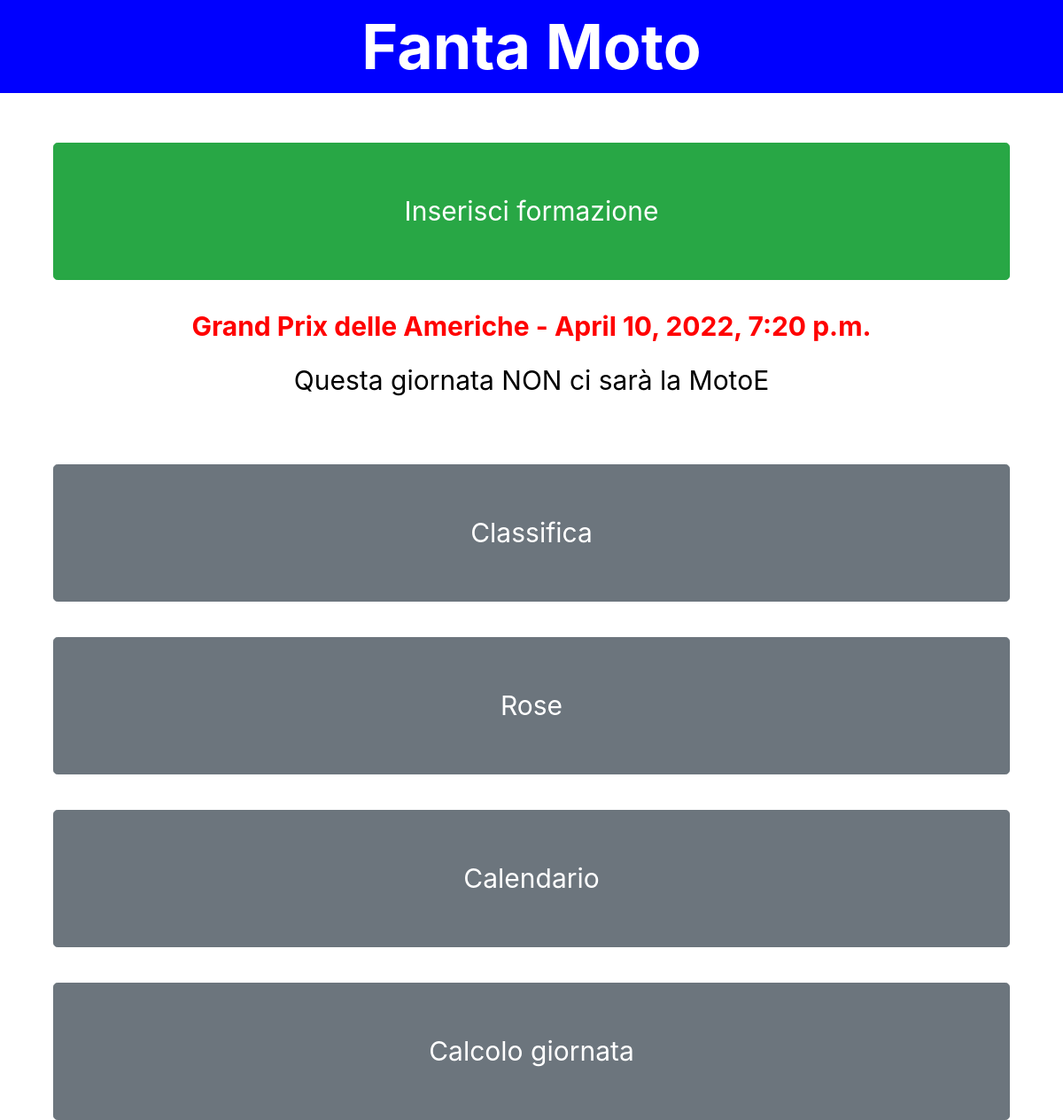
The app's page /fantamoto/home (signed in), older data.
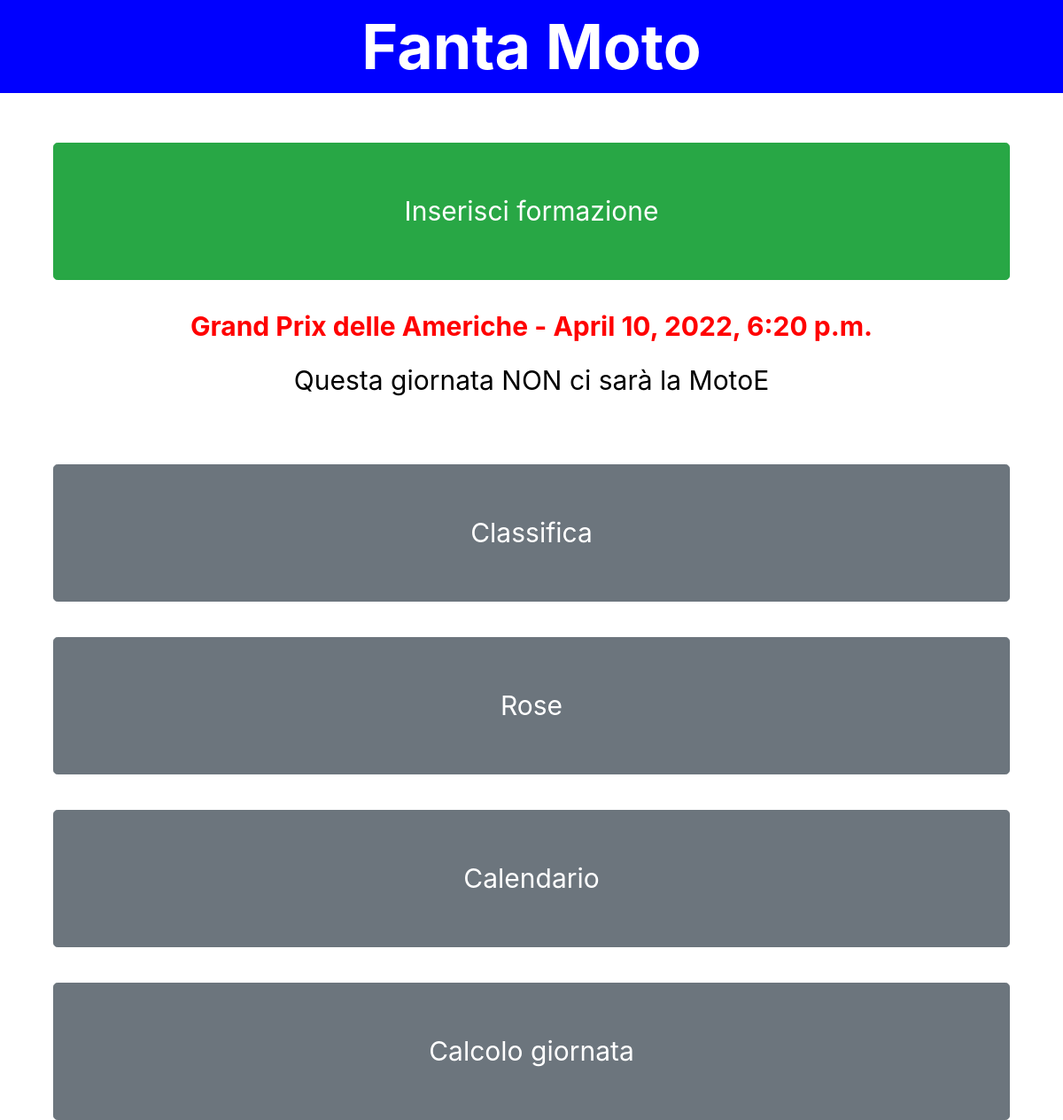
The same page, newer data.
### fantamotori/models.py (models this page shows)
class Moto_giornata(models.Model):
    data = models.DateTimeField()
    motoe = models.BooleanField(default=False)
    posto = models.TextField(default="a")

### fantamotori/views.py (the view)
# urls.py: path("fantamoto/home", views.moto_home, name="fantamoto/home"),
@login_required
def moto_home(request):
    now = timezone.localtime()
    alldates = Moto_giornata.objects.values_list('data', flat=True)
    alldates = list(alldates)
    for date in alldates:
        date = timezone.localtime(date)
        if date > now:
            nextdate = date
            break
    nextgara = Moto_giornata.objects.get(data=nextdate)
    return render(request, "fantamoto/home.html", {
        "nextgara": nextgara
    })

### fantamotori/templates/fantamoto/home.html (shortened to what this page needs)
{% extends "layout.html" %}
{% block body %}
<div style="background-color: blue;">
  <p class="titoloscelta toppagina">Fanta Moto</p>
</div>
<div class="imppagina">
  <a href="scelta_formazione" class="btn btn-success btn-lg" style="width: 100%; margin-top: 5vh;">Inserisci formazione</a>
  <p style="margin-top: 30px; color:red; text-align: center;"><b>{{ nextgara.posto }} - {{ nextgara.data }}</b></p>
  {% if nextgara.motoe %}
  <p style="color:red; text-align: center; font-weight: bold;">QUESTA GIORNATA CI SARÀ LA MOTOE!!!</p>
  {% else %}
  <p style="color:black; text-align: center;">Questa giornata NON ci sarà la MotoE</p>
  {% endif %}
  <a href="classifica_scontri" class="btn btn-secondary btn-lg" style="width: 100%; margin-top: 7vh;">Classifica</a>
  <a href="rose" class="btn btn-secondary btn-lg" style="width: 100%; margin-top: 5vh;">Rose</a>
  <a href="calendario" class="btn btn-secondary btn-lg" style="width: 100%; margin-top: 5vh;">Calendario</a>
  <a href="calcolo_scelta" class="btn btn-secondary btn-lg" style="width: 100%; margin-top: 5vh;">Calcolo giornata</a>
</div>
{% endblock %}

Row changes from the older to the newer data that the page shows:
changed Moto_giornata "Grand Prix delle Americhe": data "April 10, 2022, 7:20 p.m." → "April 10, 2022, 6:20 p.m."
